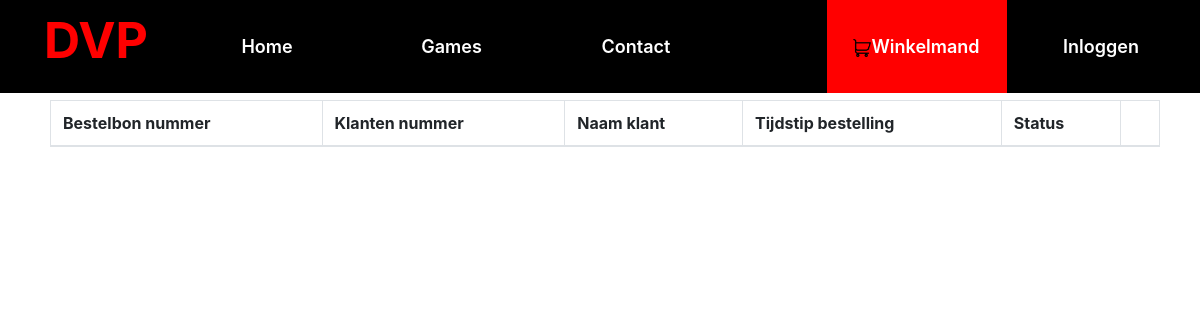
The page /admin/bestellingen/index.php on the database as committed earlier.
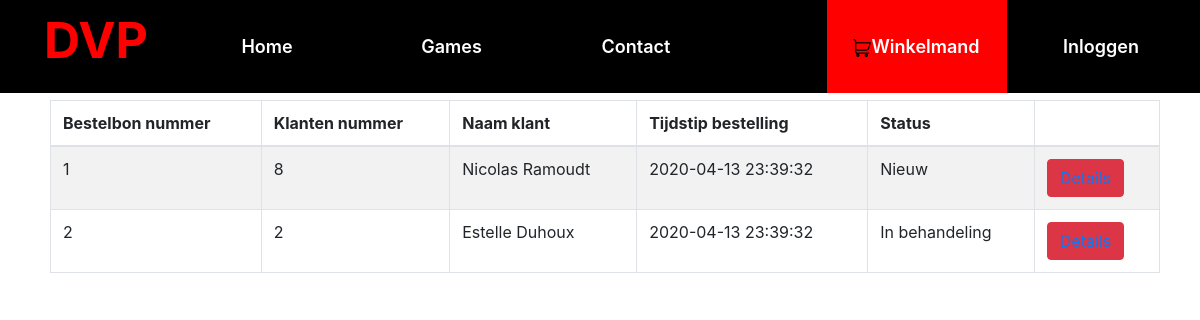
The same page on the database as committed later.
### tables this page shows
CREATE TABLE `tblbestelbons` (
  `id` int(11) NOT NULL,
  `tblklant_KlantID` int(11) NOT NULL,
  `besteldatum` datetime NOT NULL DEFAULT CURRENT_TIMESTAMP,
  `status` int(11) NOT NULL
);

CREATE TABLE `tblklant` (
  `KlantID` int(11) NOT NULL,
  `Naam` varchar(25) DEFAULT NULL,
  `Telefoonnummer` varchar(20) DEFAULT NULL,
  `Adres` text,
  `Gemeente` text,
  `Postcode` varchar(25) DEFAULT NULL,
  `Admin` tinyint(1) NOT NULL DEFAULT '0',
  `Gebruikersnaam` varchar(50) NOT NULL,
  `Wachtwoord` varchar(255) NOT NULL,
  `Email` varchar(100) NOT NULL
);

CREATE TABLE `tblbestelstatus` (
  `id` int(11) NOT NULL,
  `status` varchar(25) NOT NULL
);

### admin/bestellingen/index.php (the view, shortened to what this page needs)
<?php
require('../../config.php');
$sql = "SELECT tblbestelbons.id, tblklant_KlantID, tblklant.Naam, tblbestelbons.besteldatum, tblbestelstatus.status FROM tblbestelbons
        INNER JOIN tblklant ON tblbestelbons.tblklant_KlantID = tblklant.KlantID
        INNER JOIN tblbestelstatus ON tblbestelstatus.id = tblbestelbons.status";
$overzichtbestelbons = $dbh->query($sql);
?>
<html>
<head>
  <link rel="stylesheet" href="../../css/bootstrap.min.css"/>
  <link rel="stylesheet" href="../../css/font-awesome.min.css"/>
  <link rel="stylesheet" href="../../css/owl.carousel.min.css"/>
  <link rel="stylesheet" href="../../css/flaticon.css"/>
  <link rel="stylesheet" href="../../css/slicknav.min.css"/>
  <link rel="stylesheet" href="../../css/style.css"/>
</head>
<body style="background-color:white;">
        <?php $page=''; require( SITE_DIR.'/Includes/navbar.php' ); ?>
<main class="container categorielijst">
  <div class="row mt-3">
    <div class="col-12">
      <table id="overzichtTabel" class="table table-striped table-bordered" style="width:100%;">
        <thead>
        <tr>
          <th>Bestelbon nummer</th>
          <th>Klanten nummer</th>
          <th>Naam klant</th>
          <th>Tijdstip bestelling</th>
          <th>Status</th>
          <th></th>
        </tr>
        </thead>
        <?php
        foreach ($overzichtbestelbons as $bestelbon) {
          ?>
          <tr>
              <td><?php echo $bestelbon['id']; ?></td>
              <td><?php echo $bestelbon['tblklant_KlantID']; ?></td>
              <td><?php echo $bestelbon['Naam']; ?></td>
              <td><?php echo $bestelbon['besteldatum']; ?></td>
              <td><?php echo $bestelbon['status']; ?></td>
              <td><button class="btn btn-danger"><a href=detail.php?bestelbon_id=<?php echo $bestelbon['id'] ?>>Details</a></button></td>
          </tr>
          <?php
        }
        ?>
      </table>
    </div>
  </div>
</main>
</body>
</html>

Rows that differ between the two databases and show on the page:
added tblbestelbons: id "1", tblklant_KlantID "8", tblklant.Naam "Nicolas Ramoudt", besteldatum "2020-04-13 23:39:32", tblbestelstatus.status "Nieuw"
added tblbestelbons: id "2", tblklant_KlantID "2", tblklant.Naam "Estelle Duhoux", besteldatum "2020-04-13 23:39:32", tblbestelstatus.status "In behandeling"
